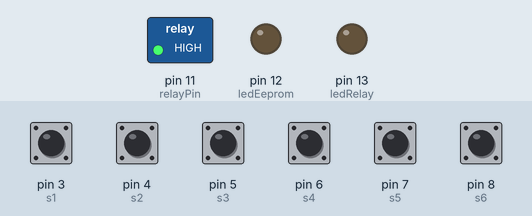
Bench run of a sketch on a simulated Arduino Uno, built with avr-gcc and run on an emulated ATmega328P. On the bench: switched loads named in the sketch (green lamp = pin HIGH), output pins drawn as LEDs (lit = HIGH). The inputs (shaded band) are chosen by the test bench; at power-on: pin 3 (s1), pin 4 (s2), pin 5 (s3), pin 6 (s4), pin 7 (s5), pin 8 (s6) HIGH. What the sketch prints to the serial monitor is not drawn.

Above: at 2.3 s.
2.4 s: pin 3 (s1) pulled LOW for 0.15 s
At 2.65 s:
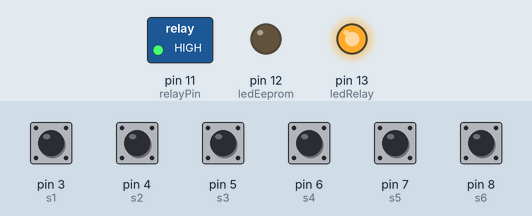
4.2 s: pin 3 (s1) pulsed LOW 2 times (0.12 s each, 0.3 s apart)
At 4.6 s:
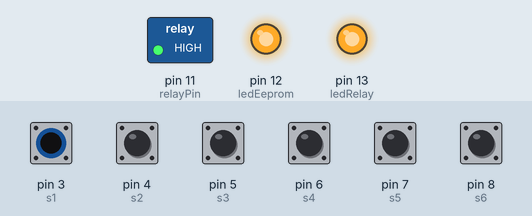
Timing chart, 0 to 7.2 s (numbered marks = the images above; inputs shaded):
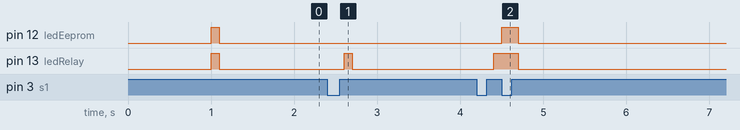

The sketch:

eeprom.ino
```cpp
#include "EEPROM.h"

#define s1 3 //пины клавиатуры
#define s2 4
#define s3 5
#define s4 6
#define s5 7
#define s6 8 //режим записи кода
#define ledEeprom 12 //светодиод записи
#define ledRelay 13 //светодиод открытия замка
#define relayPin 11 //контакт реле
long pressButtonEEpromTimer, debounceDelay;
boolean timer = true, relay, b1, b2, b3, b4, b5, b6, val1 = true, val2 = true, val3 = true, val4 = true, val5 = true, val6 = true, valMode = true, eepromMode = false;
byte key, i, passLength = 3;
byte password[3], passPres[3];

void setup() {
  Serial.begin (115200);
  pinMode (s1, INPUT_PULLUP);
  pinMode (s2, INPUT_PULLUP);
  pinMode (s3, INPUT_PULLUP);
  pinMode (s4, INPUT_PULLUP);
  pinMode (s5, INPUT_PULLUP);
  pinMode (s6, INPUT_PULLUP);
  pinMode (ledEeprom, OUTPUT);
  pinMode (ledRelay, OUTPUT);
  pinMode (relayPin, OUTPUT);
  close ();
 for (i = 1; i <= passLength; i++){
  password[i] = EEPROM.read(i);
  }
}


void loop() {
  readButtons();
  if (key != 0 ) {
	if (eepromMode) {
	i++;
	EEPROM.write(key,i);
	password[i] = key;
	Serial.println (password[i]);
	if (i == passLength) {
		eepromMode = !eepromMode;
		digitalWrite (ledEeprom, eepromMode);
		i=0;
	}
  }
 else {
 i++;
 passPres[i] = key;
 if (i == passLength) {
 for (i = 1; i <= passLength; i++)
{
if (password[i] != passPres[i]) {
i=0;
blinkErr();
break;
} else if (password[i] == passPres[passLength]) {
open();
}
}
 }
 }
 }
}

void open(){
digitalWrite (relayPin, LOW);
digitalWrite (ledRelay, HIGH);
digitalWrite (ledEeprom, HIGH);
Serial.println ("Open");
delay (3000);
}

void close(){
delay (1000);
digitalWrite (relayPin, HIGH);
 blinkErr();
Serial.println ("Close");

}

void blink() {
  digitalWrite (ledRelay, HIGH);
  delay (100);
  digitalWrite (ledRelay, LOW);
}
void blinkErr() {
  digitalWrite (ledRelay, HIGH);
  digitalWrite (ledEeprom, HIGH);
  delay (100);
  digitalWrite (ledRelay, LOW);
  digitalWrite (ledEeprom, LOW);
}
void readButtons() {
  b1 = digitalRead (s1);
  b2 = digitalRead (s2);
  b3 = digitalRead (s3);
  b4 = digitalRead (s4);
  b5 = digitalRead (s5);
  b6 = digitalRead (s6);

  if ((!b1 || !b2 || !b3 || !b4 || !b5 || !b6) && timer) {
    debounceDelay = millis();
    timer = false;
  }
  if (millis() - debounceDelay > 100) {


    if (!b5 && !b6 && valMode) {
      pressButtonEEpromTimer = millis();
      valMode = false;
    }
    else if (!b5 && !b6 && !valMode) {
      if (millis() - pressButtonEEpromTimer > 3000) {
        valMode = true;
		i = 0;
        eepromMode = !eepromMode;
        digitalWrite (ledEeprom, eepromMode);
        delay (2000);
        readButtons();
      }
    }
    else if (!b1 && val1) {
      val1 = false;
    }
    else if (b1 && !val1) {
      val1 = true;
      key = 1;
      blink ();
    }
    else if (!b2 && val2) {
      val2 = false;
    }
    else if (b2 && !val2) {
      val2 = true;
      key = 2;
      blink ();
    }
    else  if (!b3 && val3) {
      val3 = false;
    }
    else if (b3 && !val3) {
      val3 = true;
      key = 3;
      blink ();
    }
    else  if (!b4 && val4) {
      val4 = false;
    }
    else if (b4 && !val4) {
      val4 = true;
      key = 4;
      blink ();
    }
    else  if (!b5 && val5) {
      val5 = false;
    }
    else if (b5 && !val5) {
      val5 = true;
      key = 5;
      blink ();
    }
    else  if (!b6 && val6) {
      val6 = false;
    }
    else if (b6 && !val6) {
      val6 = true;
      key = 6;
      blink ();
    }
    else {
      key = 0;
      valMode = true;
    }
    timer = true;
  }
}
```

Measured:
- after the input at 2.4 s, pin 13 (ledRelay): LOW → HIGH after 0.20 s, → LOW 0.10 s later
- after the input at 4.2 s, pin 12 (ledEeprom): LOW → HIGH after 0.30 s, → LOW 0.20 s later; pin 13 (ledRelay): LOW → HIGH after 0.20 s, → LOW 0.30 s later
